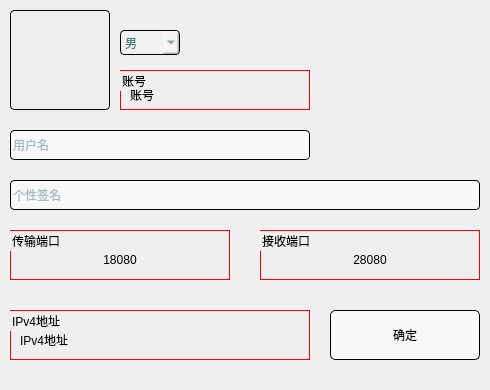
<?xml version="1.0" encoding="UTF-8"?>
<ui version="4.0">
 <class>UserSetup</class>
 <widget class="QWidget" name="UserSetup">
  <property name="geometry">
   <rect>
    <x>0</x>
    <y>0</y>
    <width>490</width>
    <height>390</height>
   </rect>
  </property>
  <property name="minimumSize">
   <size>
    <width>490</width>
    <height>390</height>
   </size>
  </property>
  <property name="maximumSize">
   <size>
    <width>490</width>
    <height>390</height>
   </size>
  </property>
  <property name="windowTitle">
   <string>Form</string>
  </property>
  <property name="styleSheet">
   <string notr="true">/*局部样式表*/
QPushButton#headimg_Btn{
	border:noe;
	border: 1px solid black;
	border-radius:4px;
}

QPushButton#headimg_Btn:hover{
	border: 1px solid blue;
}

QComboBox#sex_Box{
	border: 1px solid black;
	color:#4A7D7D;
	font:normal 20px 黑体;
	border-radius:4px;
	background-color: rgba(245, 245, 245,0.4);
}

QComboBox#sex_Box:hover{
	background-color: rgb(255, 255, 255);
}

QComboBox#sex_Box::drop-down{
	border-image: url(:/new/icons/icons/becurrent/arrow-down.png);
}

QComboBox#sex_Box::drop-down:hover{
	border-image: url(:/new/icons/icons/becurrent/arrow-down-blue.png);
}

QLineEdit#userName_Edit{
	border: 1px solid black;
	color:#4A7D7D;
	font:normal 20px 黑体;
	border-radius:4px;
	background-color: rgba(250, 250, 250,0.8);
}

QLineEdit#userName_Edit:hover{
	background-color: rgb(255, 255, 255);
}

QLineEdit#userSign_Edit{
	border: 1px solid black;
	color:#4A7D7D;
	font:normal 20px 黑体;
	border-radius:4px;
	background-color: rgba(250, 250, 250,0.8);
}

QLineEdit#userSign_Edit:hover{
	background-color: rgb(255, 255, 255);
}

QPushButton#determine_Btn{
	border: 1px solid black;
	border-radius: 5px;
	background-color: rgba(250, 250, 250,0.8);
	font:normal 18px &quot;楷体&quot;;
	color: rgb(0, 0, 0);
}

QPushButton#determine_Btn:hover{
	background-color: rgb(255, 255, 255);
}

QGroupBox#port_Box{
	border: 1px solid red;
}

QGroupBox#receivePort_Box{
	border: 1px solid red;
}

QGroupBox#IP_Box{
	border: 1px solid red;
}

QGroupBox#Number_Box{
	border: 1px solid red;
}


</string>
  </property>
  <widget class="QPushButton" name="headimg_Btn">
   <property name="geometry">
    <rect>
     <x>10</x>
     <y>10</y>
     <width>100</width>
     <height>100</height>
    </rect>
   </property>
   <property name="minimumSize">
    <size>
     <width>100</width>
     <height>100</height>
    </size>
   </property>
   <property name="maximumSize">
    <size>
     <width>100</width>
     <height>100</height>
    </size>
   </property>
   <property name="text">
    <string/>
   </property>
  </widget>
  <widget class="QComboBox" name="sex_Box">
   <property name="geometry">
    <rect>
     <x>120</x>
     <y>30</y>
     <width>60</width>
     <height>25</height>
    </rect>
   </property>
   <property name="minimumSize">
    <size>
     <width>60</width>
     <height>25</height>
    </size>
   </property>
   <property name="maximumSize">
    <size>
     <width>60</width>
     <height>25</height>
    </size>
   </property>
   <item>
    <property name="text">
     <string>男</string>
    </property>
   </item>
   <item>
    <property name="text">
     <string>女</string>
    </property>
   </item>
  </widget>
  <widget class="QLineEdit" name="userSign_Edit">
   <property name="geometry">
    <rect>
     <x>10</x>
     <y>180</y>
     <width>470</width>
     <height>30</height>
    </rect>
   </property>
   <property name="minimumSize">
    <size>
     <width>470</width>
     <height>30</height>
    </size>
   </property>
   <property name="maximumSize">
    <size>
     <width>470</width>
     <height>30</height>
    </size>
   </property>
   <property name="placeholderText">
    <string>个性签名</string>
   </property>
  </widget>
  <widget class="QLineEdit" name="userName_Edit">
   <property name="geometry">
    <rect>
     <x>10</x>
     <y>130</y>
     <width>300</width>
     <height>30</height>
    </rect>
   </property>
   <property name="minimumSize">
    <size>
     <width>300</width>
     <height>30</height>
    </size>
   </property>
   <property name="maximumSize">
    <size>
     <width>300</width>
     <height>30</height>
    </size>
   </property>
   <property name="placeholderText">
    <string>用户名</string>
   </property>
  </widget>
  <widget class="QGroupBox" name="IP_Box">
   <property name="geometry">
    <rect>
     <x>10</x>
     <y>310</y>
     <width>300</width>
     <height>50</height>
    </rect>
   </property>
   <property name="minimumSize">
    <size>
     <width>300</width>
     <height>50</height>
    </size>
   </property>
   <property name="maximumSize">
    <size>
     <width>300</width>
     <height>50</height>
    </size>
   </property>
   <property name="title">
    <string>IPv4地址</string>
   </property>
   <widget class="QLabel" name="IP_Lab">
    <property name="geometry">
     <rect>
      <x>10</x>
      <y>20</y>
      <width>280</width>
      <height>20</height>
     </rect>
    </property>
    <property name="minimumSize">
     <size>
      <width>280</width>
      <height>20</height>
     </size>
    </property>
    <property name="maximumSize">
     <size>
      <width>280</width>
      <height>20</height>
     </size>
    </property>
    <property name="text">
     <string>IPv4地址</string>
    </property>
   </widget>
  </widget>
  <widget class="QGroupBox" name="port_Box">
   <property name="geometry">
    <rect>
     <x>10</x>
     <y>230</y>
     <width>220</width>
     <height>50</height>
    </rect>
   </property>
   <property name="minimumSize">
    <size>
     <width>220</width>
     <height>50</height>
    </size>
   </property>
   <property name="maximumSize">
    <size>
     <width>220</width>
     <height>50</height>
    </size>
   </property>
   <property name="title">
    <string>传输端口</string>
   </property>
   <widget class="QLabel" name="port_Lab">
    <property name="geometry">
     <rect>
      <x>10</x>
      <y>20</y>
      <width>200</width>
      <height>20</height>
     </rect>
    </property>
    <property name="minimumSize">
     <size>
      <width>200</width>
      <height>20</height>
     </size>
    </property>
    <property name="maximumSize">
     <size>
      <width>200</width>
      <height>20</height>
     </size>
    </property>
    <property name="text">
     <string>18080</string>
    </property>
    <property name="alignment">
     <set>Qt::AlignCenter</set>
    </property>
   </widget>
  </widget>
  <widget class="QPushButton" name="determine_Btn">
   <property name="geometry">
    <rect>
     <x>330</x>
     <y>310</y>
     <width>150</width>
     <height>50</height>
    </rect>
   </property>
   <property name="minimumSize">
    <size>
     <width>150</width>
     <height>50</height>
    </size>
   </property>
   <property name="maximumSize">
    <size>
     <width>150</width>
     <height>50</height>
    </size>
   </property>
   <property name="text">
    <string>确定</string>
   </property>
  </widget>
  <widget class="QGroupBox" name="Number_Box">
   <property name="geometry">
    <rect>
     <x>120</x>
     <y>70</y>
     <width>190</width>
     <height>40</height>
    </rect>
   </property>
   <property name="minimumSize">
    <size>
     <width>190</width>
     <height>40</height>
    </size>
   </property>
   <property name="maximumSize">
    <size>
     <width>190</width>
     <height>40</height>
    </size>
   </property>
   <property name="title">
    <string>账号</string>
   </property>
   <widget class="QLabel" name="Number_Lab">
    <property name="geometry">
     <rect>
      <x>10</x>
      <y>15</y>
      <width>170</width>
      <height>20</height>
     </rect>
    </property>
    <property name="minimumSize">
     <size>
      <width>170</width>
      <height>20</height>
     </size>
    </property>
    <property name="maximumSize">
     <size>
      <width>170</width>
      <height>20</height>
     </size>
    </property>
    <property name="text">
     <string>账号</string>
    </property>
   </widget>
  </widget>
  <widget class="QGroupBox" name="receivePort_Box">
   <property name="geometry">
    <rect>
     <x>260</x>
     <y>230</y>
     <width>220</width>
     <height>50</height>
    </rect>
   </property>
   <property name="minimumSize">
    <size>
     <width>220</width>
     <height>50</height>
    </size>
   </property>
   <property name="maximumSize">
    <size>
     <width>220</width>
     <height>50</height>
    </size>
   </property>
   <property name="title">
    <string>接收端口</string>
   </property>
   <widget class="QLabel" name="receivePort_Lab">
    <property name="geometry">
     <rect>
      <x>10</x>
      <y>20</y>
      <width>200</width>
      <height>20</height>
     </rect>
    </property>
    <property name="minimumSize">
     <size>
      <width>200</width>
      <height>20</height>
     </size>
    </property>
    <property name="maximumSize">
     <size>
      <width>200</width>
      <height>20</height>
     </size>
    </property>
    <property name="text">
     <string>28080</string>
    </property>
    <property name="alignment">
     <set>Qt::AlignCenter</set>
    </property>
   </widget>
  </widget>
 </widget>
 <resources/>
 <connections/>
</ui>
